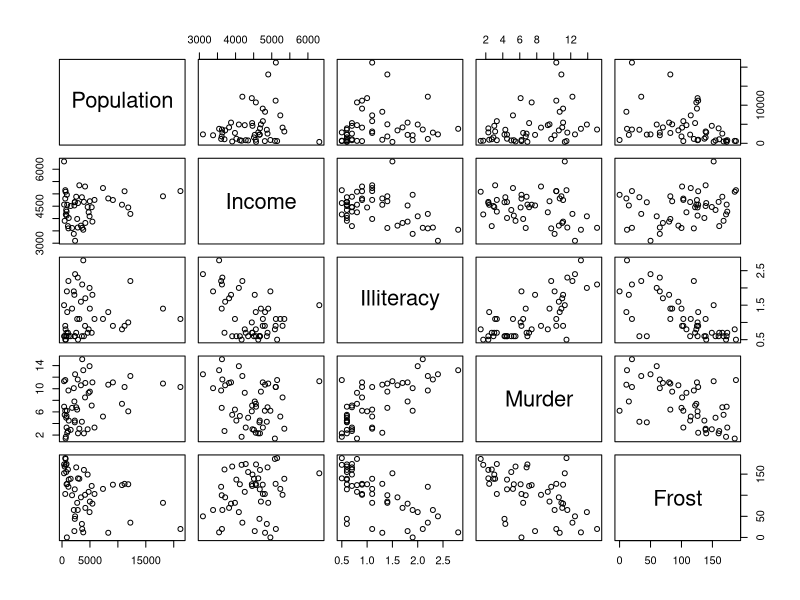

The R script that drew this image:
#Q1
?state.x77
#state.x77 is a matrix
head (state.x77)

#Q2
df <- as.data.frame(state.x77)
print (df)
relation_murder <- lm (Murder ~ Income, data = df)
print (summary(relation_murder))

#Q3
relation_indepvar <- lm (Murder ~ Income+Population+Illiteracy+Income+Frost, data = df)
print (summary(relation_indepvar))

#Q4
#Relationship between variables- correlation
df_2 <- subset(df, select = c ('Population', 'Income', 'Illiteracy', 'Murder','Frost'))
print (df_2)
correlation_value <- cor(df_2, method = c("pearson", "kendall", "spearman"))
print (correlation_value)

#Q5
#scatterplotmatrix
library(carData)
library(car)
plot(df_2)